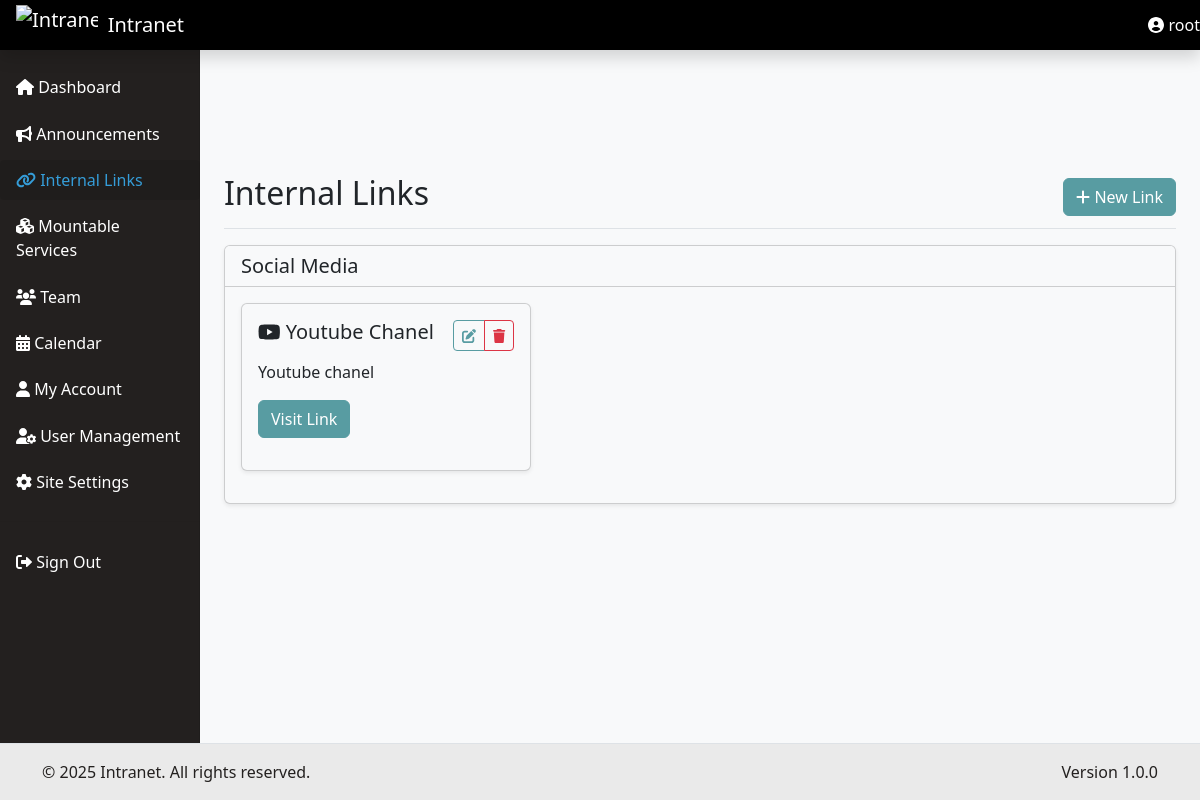
The page /internal-links/index.php (signed in) on the database its author committed.
### tables this page shows
CREATE TABLE `internal_links` (
  `id` int(11) NOT NULL,
  `title` varchar(100) NOT NULL,
  `url` varchar(255) NOT NULL,
  `description` text DEFAULT NULL,
  `category` varchar(50) DEFAULT NULL,
  `icon` varchar(50) DEFAULT 'fa-link',
  `bg_color` varchar(20) DEFAULT 'bg-primary'
);

### internal-links/index.php (the view, shortened to what this page needs)
<?php
require_once '../config/config.php';
include '../includes/header.php';
?>
<div class="container-fluid">
    <div class="row">
        <?php include '../includes/sidebar.php'; ?>
        <main class="col-md-9 ms-sm-auto col-lg-10 px-md-4">
            <div class="d-flex justify-content-between flex-wrap flex-md-nowrap align-items-center pt-3 pb-2 mb-3 border-bottom">
                <h1 class="h2">Internal Links</h1>
                <?php if ($_SESSION['user']['role'] === 'admin'): ?>
                <div class="btn-toolbar mb-2 mb-md-0">
                    <a href="create.php" class="btn btn-primary">
                        <i class="fas fa-plus"></i> New Link
                    </a>
                </div>
                <?php endif; ?>
            </div>
            <?php
            $query = "SELECT * FROM internal_links ORDER BY category, title";
            $result = $db->query($query);
            if ($result->num_rows > 0) {
                $links_by_category = [];
                while ($row = $result->fetch_assoc()) {
                    $category = $row['category'] ?: 'Uncategorized';
                    if (!isset($links_by_category[$category])) {
                        $links_by_category[$category] = [];
                    }
                    $links_by_category[$category][] = $row;
                }
                foreach ($links_by_category as $category => $links) {
                    echo '<div class="card mb-4">';
                    echo '<div class="card-header bg-light">';
                    echo '<h5 class="mb-0">' . htmlspecialchars($category) . '</h5>';
                    echo '</div>';
                    echo '<div class="card-body">';
                    echo '<div class="row">';
                    foreach ($links as $link) {
                        echo '<div class="col-md-4 mb-3">';
                        echo '<div class="card h-100">';
                        echo '<div class="card-body">';
                        echo '<div class="d-flex justify-content-between align-items-start">';
                        echo '<h5 class="card-title"><i class="' . htmlspecialchars($link['icon']) . '"></i> ' . htmlspecialchars($link['title']) . '</h5>';
                        if ($_SESSION['user']['role'] === 'admin') {
                            echo '<div class="btn-group">';
                            echo '<a href="edit.php?id=' . $link['id'] . '" class="btn btn-sm btn-outline-primary"><i class="fas fa-edit"></i></a>';
                            echo '<a href="delete.php?id=' . $link['id'] . '" class="btn btn-sm btn-outline-danger" onclick="return confirm(\'Are you sure you want to delete this link?\')"><i class="fas fa-trash"></i></a>';
                            echo '</div>';
                        }
                        echo '</div>';
                        if (!empty($link['description'])) {
                            echo '<p class="card-text">' . htmlspecialchars($link['description']) . '</p>';
                        }
                        echo '<a href="' . htmlspecialchars($link['url']) . '" class="btn btn-primary" target="_blank">Visit Link</a>';
                        echo '</div></div></div>';
                    }
                    echo '</div></div></div>';
                }
            } else {
                echo '<div class="alert alert-info">No internal links available.</div>';
            }
            ?>
        </main>
    </div>
</div>
<?php include '../includes/footer.php'; ?>

### assets/css/style.css (style rules this page uses)
main { padding-top: 1.5rem; }
.card { margin-bottom: 1rem; box-shadow: 0 0.125rem 0.25rem rgba(0, 0, 0, 0.075); }
.card-title { margin-bottom: 1rem; }
.btn-primary { background-color: #2470dc; border-color: #2470dc; }

### includes/footer.php (style rules this page uses)
main { padding-bottom: 60px; }

### rows shown on the page
internal_links: category "Social Media", title "Youtube Chanel", description "Youtube chanel"

### other values the page prints
$settings['site_name'] "Intranet"
$_SESSION['user']['full_name'] "root"
